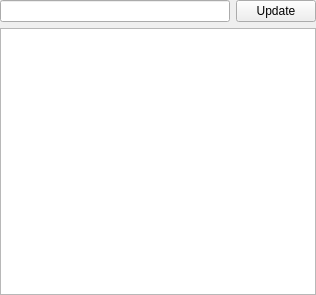
<?xml version="1.0" encoding="UTF-8"?>
<ui version="4.0">
 <class>Form</class>
 <widget class="QWidget" name="Form">
  <property name="geometry">
   <rect>
    <x>0</x>
    <y>0</y>
    <width>316</width>
    <height>295</height>
   </rect>
  </property>
  <property name="windowTitle">
   <string>Form</string>
  </property>
  <layout class="QVBoxLayout" name="verticalLayout">
   <property name="leftMargin">
    <number>0</number>
   </property>
   <property name="topMargin">
    <number>0</number>
   </property>
   <property name="rightMargin">
    <number>0</number>
   </property>
   <property name="bottomMargin">
    <number>0</number>
   </property>
   <item>
    <layout class="QHBoxLayout" name="horizontalLayout">
     <item>
      <widget class="QLineEdit" name="lineEdit_search"/>
     </item>
     <item>
      <widget class="QPushButton" name="btn_update">
       <property name="text">
        <string>Update</string>
       </property>
      </widget>
     </item>
    </layout>
   </item>
   <item>
    <widget class="QTreeWidget" name="treeWidget">
     <attribute name="headerVisible">
      <bool>false</bool>
     </attribute>
     <column>
      <property name="text">
       <string notr="true">1</string>
      </property>
     </column>
    </widget>
   </item>
  </layout>
 </widget>
 <resources/>
 <connections/>
</ui>
